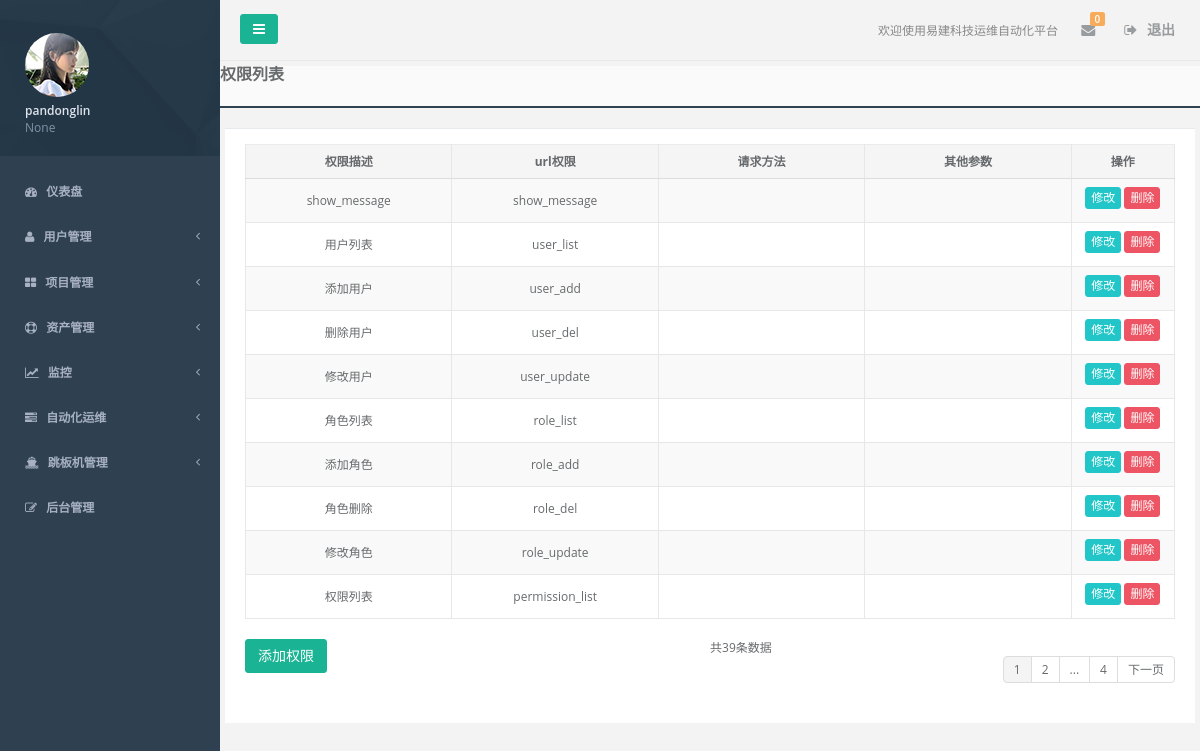
Page /accounts/permission_list/ (signed in) on the committed database.
### accounts/models.py (models this page shows, shortened)
class UserProfile(AbstractBaseUser):
    email = models.EmailField(
        verbose_name='email address',
        max_length=255,
        unique=True,
    )
    name = models.CharField(max_length=32, unique=True, verbose_name="姓名")
    is_active = models.BooleanField(default=True)
    is_admin = models.BooleanField(default=False, verbose_name="管理员")
    token = models.CharField(max_length=128, blank=True, null=True, verbose_name='用户token')
    user_key = models.CharField(max_length=100, default=RandomCode.random_code(100), verbose_name='用户key')
    department = models.CharField(max_length=32, blank=True, null=True, verbose_name='部门')
    tel = models.CharField(max_length=32, blank=True, null=True, verbose_name='座机')
    mobile = models.CharField(max_length=32, verbose_name='手机')
    role = models.ManyToManyField('Role')
    memo = models.TextField(blank=True, null=True, verbose_name='备注')
    USERNAME_FIELD = 'email'
    REQUIRED_FIELDS = ['name']
    objects = UserProfileManager()
    class Meta:
        verbose_name = '用户'
        verbose_name_plural = verbose_name

class Permission(models.Model):
    caption = models.CharField(max_length=32, verbose_name="权限描述")
    code = models.CharField(max_length=64, verbose_name="url权限")
    method = models.CharField(max_length=16, null=True, blank=True, verbose_name="请求方法")
    kwargs = models.CharField(max_length=128, null=True, blank=True, verbose_name="其他参数")  #同一个url的同一个请求方法的put，del进行判断
    class Meta:
        unique_together = ('code', 'method')
        verbose_name = "权限"
        verbose_name_plural = verbose_name

### accounts/views.py (the view)
@login_required
def permission_list(request):
    permission_obj = models.Permission.objects.all()
    paginator = Paginator(permission_obj, 10)
    page = request.GET.get('page')
    try:
        page_obj = paginator.page(page)
    except (InvalidPage, PageNotAnInteger):
        page_obj = paginator.page(1)
    except EmptyPage:
        page_obj = paginator.page(paginator.num_pages)
    return render(request, "accounts/permission_list.html", locals())

### accounts/context_processors.py (called while the page is built)
def global_setting(request):
    return locals()

### pagination/templatetags/custom_pagination.py (called while the page is built)
@register.simple_tag
def filter_page(request, page_num):
    abs_full_url = request.get_full_path()
    if "?page=" in abs_full_url:
        url = re.sub("page=\d+", "page=%s" % page_num, request.get_full_path())
    elif "?" in abs_full_url:
        url = "%s&page=%s" % (request.get_full_path(), page_num)
    else:
        url = "%s?page=%s" % (request.get_full_path(), page_num)
    return format_html(url)

### templates/accounts/permission_list.html (shortened to what this page needs)
{% extends 'base.html' %}
{% block content %}
    <div class="content-tabs">
        <h3><strong>权限列表</strong></h3>
    </div>
    <div class="wrapper wrapper-content animated fadeInRight">
        <div class="ibox float-e-margins row">
            <div class="ibox-content">
                    <div id="replace">
                        <table class="table table-striped table-bordered table-hover">
                            <thead>
                                <tr>
                                    <th class="text-center">权限描述</th>
                                    <th class="text-center">url权限</th>
                                    <th class="text-center">请求方法</th>
                                    <th class="text-center">其他参数</th>
                                    <th class="text-center">操作</th>
                                </tr>
                            </thead>
                            <tbody>
                            {% for item in page_obj %}
                                <tr class="gradeX" id="{{ item.id }}">
                                    <td class="text-center col-sm-2">{{ item.caption }}</td>
                                    <td class="text-center col-sm-2">{{ item.code }}</td>
                                    <td class="text-center col-sm-2">{{ item.method }}</td>
                                    <td class="text-center col-sm-2">{{ item.kwargs }}</td>
                                    <td class="text-center col-sm-1">
                                        <button type="button" class="btn btn-xs btn-info" data-toggle="modal"
                                                onclick="ChangePerm(this);">修改
                                        </button>
                                        <button type="button" class="btn btn-xs btn-danger demo3">删除</button>
                                    </td>
                                </tr>
                            {% endfor %}
                            </tbody>
                        </table>
                        <div class="row">
                            <span> 共{{ paginator.count }}条数据</span>
                            <div class="col-sm-6">
                                <div id="role_list">
                                    <a href="{% url 'permission_add' %}" class="btn btn-primary">添加权限</a>
                                </div>
                            </div>
                            {% include 'pagination/cust_pagination.html' %}
                        </div>
                    </div>
            </div>
        </div>
    </div>
{% endblock %}

### templates/base.html (shortened to what this page needs)
<!DOCTYPE html>
<html lang="en">
<head>
    <link href="/static/css/bootstrap.min.css" rel="stylesheet">
    <link href="/static/css/font-awesome.min.css" rel="stylesheet">
    <link href="/static/css/animate.min.css" rel="stylesheet">
    <link href="/static/css/style.min.css" rel="stylesheet">
    <link href="/static/css/plugins/sweetalert/sweetalert.css" rel="stylesheet">
</head>
<body class="fixed-sidebar full-height-layout gray-bg" style="overflow:hidden">
<div id="wrapper">
    <nav class="navbar-default navbar-static-side" role="navigation">
        <div class="sidebar-collapse">
            <ul class="nav" id="side-menu">
                <li class="nav-header">
                    <div class="dropdown profile-element">
                        <span><img alt="image" class="img-circle" src="/static/img/profile_small.jpg"/></span>
                        <a data-toggle="dropdown" class="dropdown-toggle" href="#">
                            <span class="clear">
                                <span class="block m-t-xs">
                                    <strong class="font-bold">{{ request.user.name }}</strong>
                                </span>
                                <span class="text-muted text-xs block">{{ request.user.department }}</span>
                            </span>
                        </a>
                    </div>
                </li>
                {% include 'nav_left.html' %}
                <li style="height: 20px;">
                </li>
            </ul>
        </div>
    </nav>
    <div id="page-wrapper" class="gray-bg dashbard-1">
        {% include 'nav_right.html' %}
        {% block content %}
        {% endblock %}
    </div>
</div>
</body>
</html>

### rows in the picture
UserProfile: user.name "pandonglin", user.department "None"
Permission: caption "show_message", code "show_message"
Permission: caption "用户列表", code "user_list"
Permission: caption "添加用户", code "user_add"
Permission: caption "删除用户", code "user_del"
Permission: caption "修改用户", code "user_update"
Permission: caption "角色列表", code "role_list"
Permission: caption "添加角色", code "role_add"
Permission: caption "角色删除", code "role_del"
Permission: caption "修改角色", code "role_update"
Permission: caption "权限列表", code "permission_list"

### other values in the picture
{{ paginator.count }} "39"
